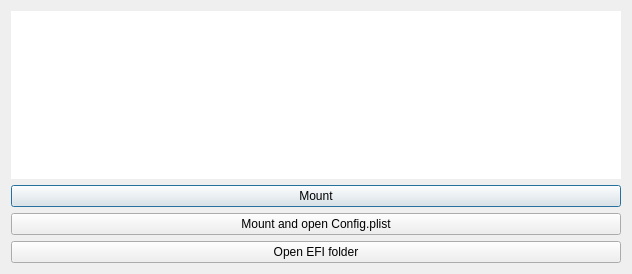
<?xml version="1.0" encoding="UTF-8"?>
<ui version="4.0">
 <class>dlgMountESP</class>
 <widget class="QDialog" name="dlgMountESP">
  <property name="geometry">
   <rect>
    <x>0</x>
    <y>0</y>
    <width>632</width>
    <height>274</height>
   </rect>
  </property>
  <property name="windowTitle">
   <string>Mount ESP partition</string>
  </property>
  <layout class="QGridLayout" name="gridLayout">
   <item row="0" column="0">
    <widget class="QListWidget" name="listWidget">
     <property name="frameShape">
      <enum>QFrame::NoFrame</enum>
     </property>
    </widget>
   </item>
   <item row="1" column="0">
    <widget class="QPushButton" name="btnMount">
     <property name="text">
      <string>Mount</string>
     </property>
    </widget>
   </item>
   <item row="2" column="0">
    <widget class="QPushButton" name="btnMountOpenConfig">
     <property name="text">
      <string>Mount and open Config.plist</string>
     </property>
    </widget>
   </item>
   <item row="3" column="0">
    <widget class="QPushButton" name="btnOpenEfiFolder">
     <property name="toolTip">
      <string>Open the EFI folder of the selected partition if it is already mounted (no password needed)</string>
     </property>
     <property name="text">
      <string>Open EFI folder</string>
     </property>
    </widget>
   </item>
  </layout>
 </widget>
 <resources/>
 <connections/>
</ui>
